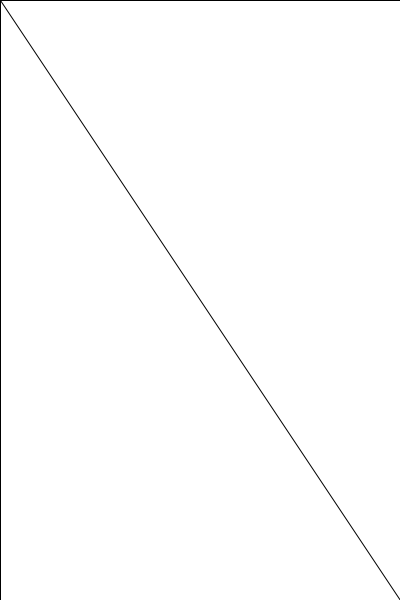
Frame 1 (no input)
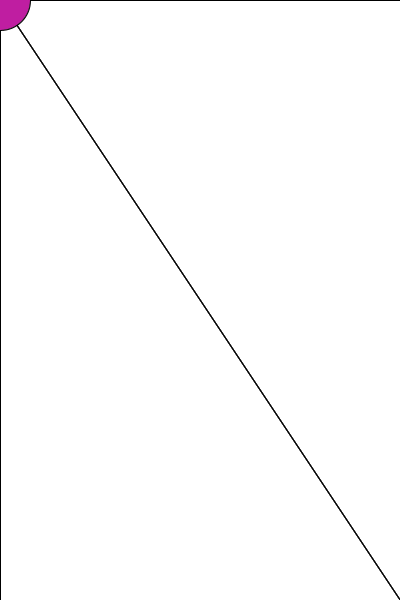
Frame 60 (the mouse pressed at the canvas centre just before this capture)
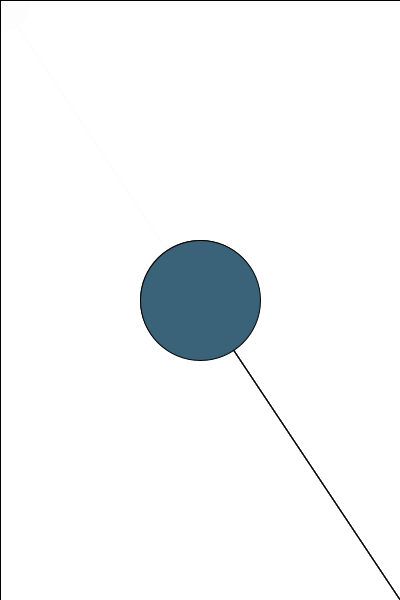
Frame 120 (the mouse held since frame 60 and released just before this capture)

The Processing sketch that drew these frames (run headless with seeded random() and noise(); from frame 60 on, the mouse is pressed at the canvas centre):

// Processing sketch: processing_61999
// ── processing_61999.pde

void setup()
{
  size(400, 600);
  background (255, 255, 255) ;
  smooth () ;
  frameRate(15); 
}

void draw ()
{
  fill(255, 255, 255, 50) ; 
  rect(0,0,width, height);
  line(mouseX, mouseY, width, height); 
  
  fill(random(255), random(255), random(255)); 
  ellipse(mouseX, mouseY, frameCount, frameCount); 
  
}
